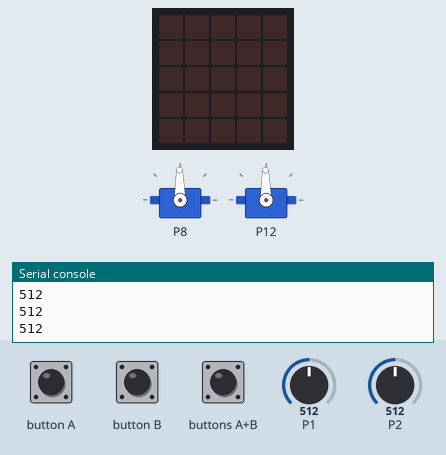
Simulated run of this program. Board: BBC micro:bit (MakeCode). Parts: 2 × servo, the board's 5×5 LED display, the last lines printed to the serial console. The inputs (shaded band) are chosen by the test bench; at power-on: P1 = 512, P2 = 512 (analog values on the 0–1023 scale). The 48×5 strip is a reading aid, not a part: it shows the text the display is scrolling, unrolled, one strip-width of it at a time.

Above: at 1.2 s.
1.3 s: button A pressed for 0.15 s
At 2.5 s:
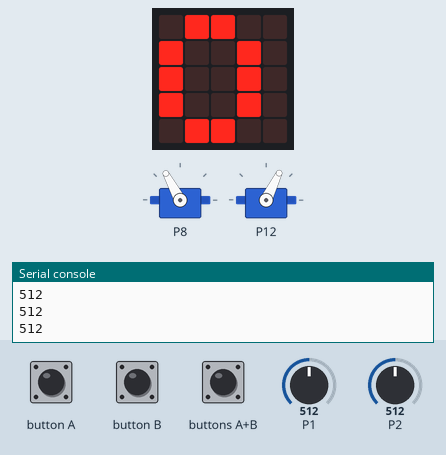
4.4 s: P1 set to 484
At 7.2 s:
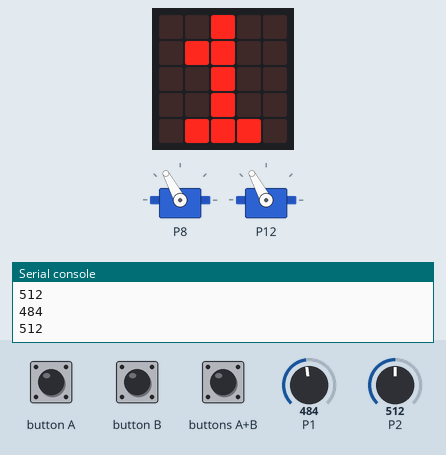
7.4 s: buttons A+B pressed for 0.15 s
At 11.7 s:
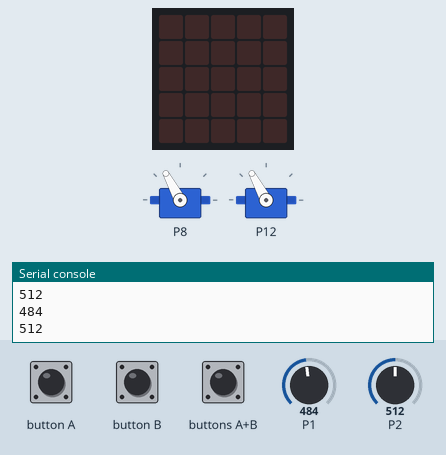
Timing chart, 0 to 13.2 s (numbered marks = the images above; inputs shaded):
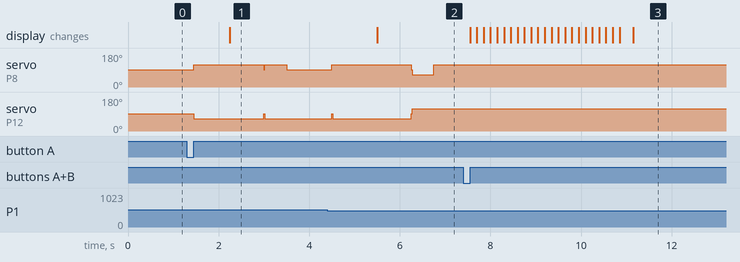

Measured:
- the behaviour switches between 493 and 492 on P1 (found by bisection; images 1 and 2)
- after the input at 1.3 s, servo on P8: 91° → 118° after 0.15 s, → 91° 2.1 s later; servo on P12: 91° → 64° after 0.15 s; the display: changes after 0.95 s (image 1)
- after the input at 4.4 s, servo on P8: 91° → 118° after 0.10 s, → 64° 1.8 s later, → 118° 0.50 s later; servo on P12: 64° → 118° after 1.9 s; the display: changes after 1.1 s (image 2)

The program:

main.ts
```typescript
function right () {
    pins.servoSetPulse(AnalogPin.P8, Lmotors + 300)
    pins.servoSetPulse(AnalogPin.P12, Rmotors - 0)
}
function tcbk () {
    AAA = 0
    while (AAA == 0) {
        if (!(pins.analogReadPin(AnalogPin.P1) > LT && pins.analogReadPin(AnalogPin.P2) > RT)) {
            if (pins.analogReadPin(AnalogPin.P1) < LT && pins.analogReadPin(AnalogPin.P2) < RT) {
                bk()
            }
        } else {
            stop()
            AAA += 1
        }
    }
}
function tcL () {
    AAA = 0
    while (AAA == 0) {
        if (!(pins.analogReadPin(AnalogPin.P1) < LT && pins.analogReadPin(AnalogPin.P2) > RT)) {
            if (pins.analogReadPin(AnalogPin.P1) < LT && pins.analogReadPin(AnalogPin.P2) < RT) {
                left()
            }
        } else {
            stop()
            AAA += 1
        }
    }
}
function bk () {
    pins.servoSetPulse(AnalogPin.P8, Lmotors - 300)
    pins.servoSetPulse(AnalogPin.P12, Rmotors + 300)
}
function left () {
    pins.servoSetPulse(AnalogPin.P8, Lmotors + 0)
    pins.servoSetPulse(AnalogPin.P12, Rmotors - 300)
}
function stop () {
    pins.servoSetPulse(AnalogPin.P8, Lmotors)
    pins.servoSetPulse(AnalogPin.P12, Rmotors)
}
function tcR () {
    AAA = 0
    while (AAA == 0) {
        if (!(pins.analogReadPin(AnalogPin.P1) > LT && pins.analogReadPin(AnalogPin.P2) < RT)) {
            if (pins.analogReadPin(AnalogPin.P1) < LT && pins.analogReadPin(AnalogPin.P2) < RT) {
                right()
            }
        } else {
            right()
            basic.pause(200)
            stop()
            AAA += 1
        }
    }
}
input.onButtonPressed(Button.A, function () {
    counter = 0
    go()
    basic.pause(800)
    basic.showNumber(0)
    tcGO()
    go()
    basic.pause(500)
    left()
    basic.pause(1000)
    tcL()
    stop()
    go()
    basic.pause(1000)
    basic.showNumber(1)
    stop()
    bk()
    basic.pause(500)
    R2()
    basic.pause(1000)
    tcR2()
    tcGO()
    go()
    basic.pause(1500)
    bk()
    basic.pause(800)
    left()
    basic.pause(1000)
    tcL()
    tcGO()
    go()
    basic.pause(500)
    left()
    basic.pause(1000)
    tcL()
    R2()
    basic.pause(500)
    go()
    basic.pause(700)
    L2()
    basic.pause(625)
    go()
    basic.pause(1500)
    bk()
    basic.pause(800)
    stop()
    L2()
    basic.pause(1000)
    tcL2()
    tcGO()
    go()
    basic.pause(500)
    left()
    basic.pause(1000)
    tcL()
    tcGO()
    go()
    basic.pause(500)
    left()
    basic.pause(1000)
    tcL()
    right()
    basic.pause(200)
    go()
    basic.pause(1500)
    bk()
    basic.pause(500)
    L2()
    basic.pause(1000)
    tcL2()
    tcGO()
    go()
    basic.pause(1200)
    L2()
    basic.pause(1000)
    tcL2()
    tcGO()
    go()
    basic.pause(500)
    left()
    basic.pause(2000)
    tcL()
    right()
    basic.pause(200)
    go()
    basic.pause(1500)
    bk()
    basic.pause(500)
    L2()
    basic.pause(1500)
    tcL2()
    tcGO()
    stop()
    go()
    basic.pause(2500)
    tcbk()
    left()
    basic.pause(1000)
    tcL()
    stop()
    tcGO()
    go()
    basic.pause(500)
    left()
    basic.pause(2000)
    tcL()
    right()
    basic.pause(200)
    bk()
    basic.pause(1800)
    go()
    basic.pause(500)
    tcGO()
    go()
    basic.pause(1700)
    stop()
})
function tcGO2 () {
    for (let index = 0; index < 2000; index++) {
        if (!(pins.analogReadPin(AnalogPin.P1) > LT && pins.analogReadPin(AnalogPin.P2) > RT)) {
            if (pins.analogReadPin(AnalogPin.P1) < LT && pins.analogReadPin(AnalogPin.P2) < RT) {
                go()
            }
            if (pins.analogReadPin(AnalogPin.P1) > LT && pins.analogReadPin(AnalogPin.P2) < RT) {
                left()
            }
            if (pins.analogReadPin(AnalogPin.P1) < LT && pins.analogReadPin(AnalogPin.P2) > RT) {
                right()
            }
        } else {
            stop()
        }
    }
}
function R2 () {
    pins.servoSetPulse(AnalogPin.P8, Lmotors + 300)
    pins.servoSetPulse(AnalogPin.P12, Rmotors + 300)
}
function RR () {
    pins.servoSetPulse(AnalogPin.P8, Lmotors + 0)
    pins.servoSetPulse(AnalogPin.P12, Rmotors + 300)
}
function tcL2 () {
    AAA = 0
    while (AAA == 0) {
        if (!(pins.analogReadPin(AnalogPin.P1) < LT && pins.analogReadPin(AnalogPin.P2) > RT)) {
            if (pins.analogReadPin(AnalogPin.P1) < LT && pins.analogReadPin(AnalogPin.P2) < RT) {
                L2()
            }
        } else {
            stop()
            AAA += 1
        }
    }
}
function retn () {
    pins.servoSetPulse(AnalogPin.P8, Lmotors - 290)
    pins.servoSetPulse(AnalogPin.P12, Rmotors - 320)
}
input.onButtonPressed(Button.AB, function () {
    basic.showNumber(pins.analogReadPin(AnalogPin.P1))
    basic.pause(100)
    basic.clearScreen()
    basic.showNumber(pins.analogReadPin(AnalogPin.P2))
    basic.pause(100)
    basic.clearScreen()
})
function L2 () {
    pins.servoSetPulse(AnalogPin.P8, Lmotors - 300)
    pins.servoSetPulse(AnalogPin.P12, Rmotors - 300)
}
input.onButtonPressed(Button.B, function () {
    right()
    basic.pause(2000)
    stop()
})
function tcR2 () {
    AAA = 0
    while (AAA == 0) {
        if (!(pins.analogReadPin(AnalogPin.P1) > LT && pins.analogReadPin(AnalogPin.P2) < RT)) {
            if (pins.analogReadPin(AnalogPin.P1) < LT && pins.analogReadPin(AnalogPin.P2) < RT) {
                R2()
            }
        } else {
            stop()
            AAA += 1
        }
    }
}
function tcGO () {
    AAA = 0
    while (AAA == 0) {
        if (!(pins.analogReadPin(AnalogPin.P1) > LT && pins.analogReadPin(AnalogPin.P2) > RT)) {
            if (pins.analogReadPin(AnalogPin.P1) < LT && pins.analogReadPin(AnalogPin.P2) < RT) {
                go()
            }
            if (pins.analogReadPin(AnalogPin.P1) > LT && pins.analogReadPin(AnalogPin.P2) < RT) {
                left()
            }
            if (pins.analogReadPin(AnalogPin.P1) < LT && pins.analogReadPin(AnalogPin.P2) > RT) {
                right()
            }
        } else {
            stop()
            AAA += 1
        }
    }
}
function go () {
    pins.servoSetPulse(AnalogPin.P8, Lmotors + 300)
    pins.servoSetPulse(AnalogPin.P12, Rmotors - 309)
}
let counter = 0
let AAA = 0
let RT = 0
let LT = 0
let Rmotors = 0
let Lmotors = 0
let LW = 32
let LB = 953
let RW = 47
let RB = 835
Lmotors = 1506
Rmotors = 1515
LT = (LB + LW) / 2
RT = (RB + RW) / 2
pins.servoSetPulse(AnalogPin.P8, Lmotors)
pins.servoSetPulse(AnalogPin.P12, Rmotors)
basic.forever(function () {
    serial.writeLine("" + (pins.analogReadPin(AnalogPin.P1)))
    serial.writeLine("" + (pins.analogReadPin(AnalogPin.P2)))
})
```

test.ts
```typescript
// 在這裡測試；當此封包作為擴充功能時，將不會編譯此內容。
```
